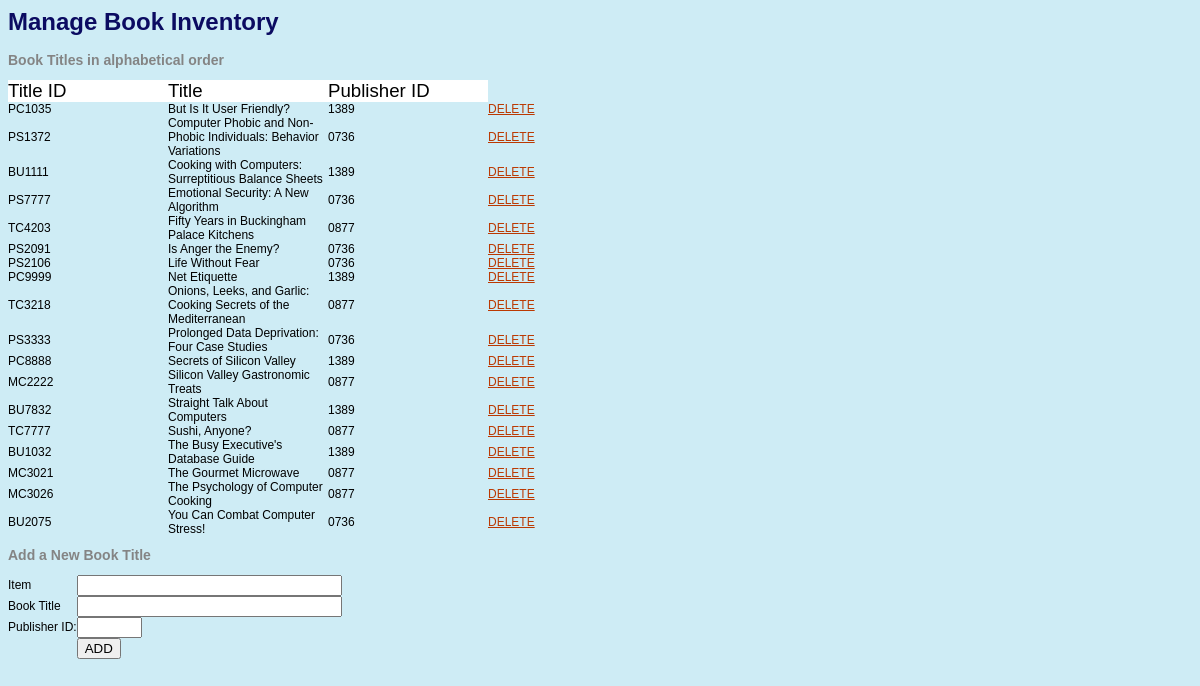
/bookbiz_mysql.php, run on the app's committed database.
### tables this page shows
create table titles
	(title_id char(8) not null,
	title varchar(80) not null,
	type char(12) null,
	pub_id char(4) null,
	price int      null,
	advance char(9) null,
	ytd_sales int null,
	contract char(1) not null,
	notes varchar(200) null,
	pubdate char(20) null);

### bookbiz_mysql.php (the view, shortened to what this page needs)
<html>
<head>
    <link href="bookbiz.css" rel="stylesheet" type="text/css">
</head>
<body>
<h1>Manage Book Inventory</h1>
<?php
    $connection = new mysqli("dbserver.ugrad.cs.ubc.ca", "cs304_student", "goStudentFindData", "bookbiz");
?>
<h2>Book Titles in alphabetical order</h2>
<table border=0 cellpadding=0 cellspacing=0>
<tr valign=center>
<td class=rowheader>Title ID</td>
<td class=rowheader>Title</td>
<td class=rowheader>Publisher ID</td>
</tr>
<?php
    if (!$result = $connection->query("SELECT title_id, title, pub_id FROM titles ORDER BY title")) {
        die('There was an error running the query [' . $db->error . ']');
    }
    echo "<form id=\"delete\" name=\"delete\" action=\"";
    echo htmlspecialchars($_SERVER["PHP_SELF"]);
    echo "\" method=\"POST\">";
    while($row = $result->fetch_assoc()){
       echo "<td>".$row['title_id']."</td>";
       echo "<td>".$row['title']."</td>";
       echo "<td>".$row['pub_id']."</td><td>";
       echo "<a href=\"javascript:formSubmit('".$row['title_id']."');\">DELETE</a>";
       echo "</td></tr>";
    }
    echo "</form>";
?>
</table>
<h2>Add a New Book Title</h2>
<form id="add" name="add" method="post" action="<?php echo htmlspecialchars($_SERVER["PHP_SELF"]);?>">
    <table border=0 cellpadding=0 cellspacing=0>
        <tr><td>Item</td><td><input type="text" size=30 name="new_title_id"</td></tr>
        <tr><td>Book Title</td><td><input type="text" size=30 name="new_title"</td></tr>
        <tr><td>Publisher ID:</td><td> <input type="text" size=5 name="new_pub_id"></td></tr>
        <tr><td></td><td><input type="submit" name="submit" border=0 value="ADD"></td></tr>
    </table>
</form>
</body>
</html>

### bookbiz.css (style rules this page uses)
body { font-family: verdana,helvetica; color: #000000; background-color: #CEECF5; font-size: 12px; }
h1 { font-family: verdana,helvetica; font-size: 24px; font-weight: bold; color: #0B0B61; }
h2 { font-family: verdana,helvetica; font-size: 14px; font-weight: bold; color: #848484; }
td { font-family: verdana,helvetica; color: #000000; font-size: 12px; }
a { font-family: verdana,helvetica; font-size: 12px; }
a:link { color: #bb3902; font-weight:normal; text-decoration:underline; }
.rowheader { font-family: verdana,helvetica; color: #000000; background-color: #ffffff; font-weight: plain; font-size: 14pt; width: 160px; }

### data on the page
titles: title_id "PC1035", title "But Is It User Friendly?", pub "1389"
titles: title_id "PS1372", title "Computer Phobic and Non-Phobic Individuals: Behavior Variations", pub "0736"
titles: title_id "BU1111", title "Cooking with Computers: Surreptitious Balance Sheets", pub "1389"
titles: title_id "PS7777", title "Emotional Security: A New Algorithm", pub "0736"
titles: title_id "TC4203", title "Fifty Years in Buckingham Palace Kitchens", pub "0877"
titles: title_id "PS2091", title "Is Anger the Enemy?", pub "0736"
titles: title_id "PS2106", title "Life Without Fear", pub "0736"
titles: title_id "PC9999", title "Net Etiquette", pub "1389"
titles: title_id "TC3218", title "Onions, Leeks, and Garlic: Cooking Secrets of the Mediterranean", pub "0877"
titles: title_id "PS3333", title "Prolonged Data Deprivation: Four Case Studies", pub "0736"
titles: title_id "PC8888", title "Secrets of Silicon Valley", pub "1389"
titles: title_id "MC2222", title "Silicon Valley Gastronomic Treats", pub "0877"
titles: title_id "BU7832", title "Straight Talk About Computers", pub "1389"
titles: title_id "TC7777", title "Sushi, Anyone?", pub "0877"
titles: title_id "BU1032", title "The Busy Executive's Database Guide", pub "1389"
titles: title_id "MC3021", title "The Gourmet Microwave", pub "0877"
titles: title_id "MC3026", title "The Psychology of Computer Cooking", pub "0877"
titles: title_id "BU2075", title "You Can Combat Computer Stress!", pub "0736"
